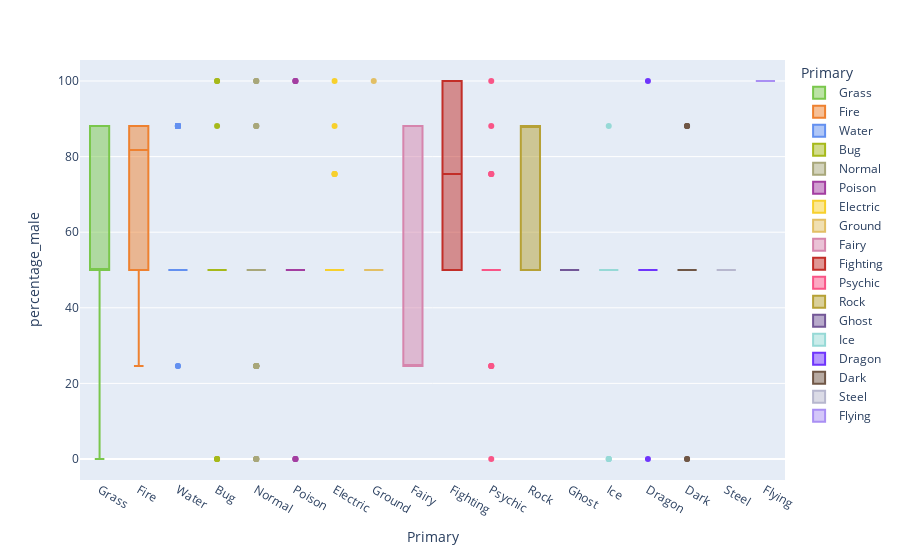

Here is the notebook cell this chart was saved with:
### Code cell
fig=px.box(pokemon, x="Primary", y="percentage_male",hover_name="Name",
       color="Primary", color_discrete_map=colours)

fig.show()
fig.write_html("EDAplots/pmbyprim-box.html",
               include_plotlyjs='cdn')

### Figure 1 — Plotly figure (JSON) as saved in the notebook; plotly's stock layout.template omitted (floating-point values rounded to 4 significant figures)
{"data": [{"alignmentgroup": "True", "hovertemplate": "<b>%{hovertext}</b><br><br>Primary=%{x}<br>percentage_male=%{y}<extra></extra>", "hovertext": ["Bulbasaur", "Ivysaur", "Venusaur", "Oddish", "Gloom", "Vileplume", "Bellsprout", "Weepinbell", "Victreebel", "Exeggcute", "Exeggutor", "Tangela", "Chikorita", "Bayleef", "Meganium", "Bellossom", "Hoppip", "Skiploom", "Jumpluff", "Sunkern", "Sunflora", "Treecko", "Grovyle", "Sceptile", "Seedot", "Nuzleaf", "Shiftry", "Shroomish", "Breloom", "Roselia", "Cacnea", "Cacturne", "Tropius", "Turtwig", "Grotle", "Torterra", "Budew", "Roserade", "Cherubi", "Cherrim", "Carnivine", "Snover", "Abomasnow", "Tangrowth", "Leafeon", "Shaymin", "Snivy", "Servine", "Serperior", "Pansage", "Simisage", "Cottonee", "Whimsicott", "Petilil", "Lilligant", "Maractus", "Foongus", "Amoonguss", "Ferroseed", "Ferrothorn", "Virizion"], "legendgroup": "Grass", "marker": {"color": "#7AC74C"}, "name": "Grass", "notched": false, "offsetgroup": "Grass", "orientation": "v", "showlegend": true, "type": "box", "x": ["Grass", "Grass", "Grass", "Grass", "Grass", "Grass", "Grass", "Grass", "Grass", "Grass", "Grass", "Grass", "Grass", "Grass", "Grass", "Grass", "Grass", "Grass", "Grass", "Grass", "Grass", "Grass", "Grass", "Grass", "Grass", "Grass", "Grass", "Grass", "Grass", "Grass", "Grass", "Grass", "Grass", "Grass", "Grass", "Grass", "Grass", "Grass", "Grass", "Grass", "Grass", "Grass", "Grass", "Grass", "Grass", "Grass", "Grass", "Grass", "Grass", "Grass", "Grass", "Grass", "Grass", "Grass", "Grass", "Grass", "Grass", "Grass", "Grass", "Grass", "Grass"], "x0": " ", "xaxis": "x", "y": [88.1, 88.1, 88.1, 50, 50, 50, 50, 50, 50, 50, 50, 50, 88.1, 88.1, 88.1, 50, 50, 50, 50, 50, 50, 88.1, 88.1, 88.1, 50, 50, 50, 50, 50, 50, 50, 50, 50, 88.1, 88.1, 88.1, 50, 50, 50, 50, 50, 50, 50, 50, 88.1, null, 88.1, 88.1, 88.1, 88.1, 88.1, 50, 50, 0, 0, 50, 50, 50, 50, 50, null], "y0": " ", "yaxis": "y"}, {"alignmentgroup": "True", "hovertemplate": "<b>%{hovertext}</b><br><br>Primary=%{x}<br>percentage_male=%{y}<extra></extra>", "hovertext": ["Charmander", "Charmeleon", "Charizard", "Vulpix", "Ninetales", "Growlithe", "Arcanine", "Ponyta", "Rapidash", "Magmar", "Flareon", "Moltres", "Cyndaquil", "Quilava", "Typhlosion", "Slugma", "Magcargo", "Magby", "Entei", "Ho-Oh", "Torchic", "Combusken", "Blaziken", "Numel", "Camerupt", "Torkoal", "Chimchar", "Monferno", "Infernape", "Magmortar", "Heatran", "Tepig", "Pignite", "Emboar", "Pansear", "Simisear", "Darumaka", "Darmanitan", "Heatmor"], "legendgroup": "Fire", "marker": {"color": "#EE8130"}, "name": "Fire", "notched": false, "offsetgroup": "Fire", "orientation": "v", "showlegend": true, "type": "box", "x": ["Fire", "Fire", "Fire", "Fire", "Fire", "Fire", "Fire", "Fire", "Fire", "Fire", "Fire", "Fire", "Fire", "Fire", "Fire", "Fire", "Fire", "Fire", "Fire", "Fire", "Fire", "Fire", "Fire", "Fire", "Fire", "Fire", "Fire", "Fire", "Fire", "Fire", "Fire", "Fire", "Fire", "Fire", "Fire", "Fire", "Fire", "Fire", "Fire"], "x0": " ", "xaxis": "x", "y": [88.1, 88.1, 88.1, 24.6, 24.6, 75.4, 75.4, 50, 50, 75.4, 88.1, null, 88.1, 88.1, 88.1, 50, 50, 75.4, null, null, 88.1, 88.1, 88.1, 50, 50, 50, 88.1, 88.1, 88.1, 75.4, 50, 88.1, 88.1, 88.1, 88.1, 88.1, 50, 50, 50], "y0": " ", "yaxis": "y"}, {"alignmentgroup": "True", "hovertemplate": "<b>%{hovertext}</b><br><br>Primary=%{x}<br>percentage_male=%{y}<extra></extra>", "hovertext": ["Squirtle", "Wartortle", "Blastoise", "Psyduck", "Golduck", "Poliwag", "Poliwhirl", "Poliwrath", "Tentacool", "Tentacruel", "Slowpoke", "Slowbro", "Seel", "Dewgong", "Shellder", "Cloyster", "Krabby", "Kingler", "Horsea", "Seadra", "Goldeen", "Seaking", "Staryu", "Starmie", "Magikarp", "Gyarados", "Lapras", "Vaporeon", "Totodile", "Croconaw", "Feraligatr", "Chinchou", "Lanturn", "Marill", "Azumarill", "Politoed", "Wooper", "Quagsire", "Slowking", "Qwilfish", "Corsola", "Remoraid", "Octillery", "Mantine", "Kingdra", "Suicune", "Mudkip", "Marshtomp", "Swampert", "Lotad", "Lombre", "Ludicolo", "Wingull", "Pelipper", "Carvanha", "Sharpedo", "Wailmer", "Wailord", "Barboach", "Whiscash", "Corphish", "Crawdaunt", "Feebas", "Milotic", "Clamperl", "Huntail", "Gorebyss", "Relicanth", "Luvdisc", "Kyogre", "Piplup", "Prinplup", "Empoleon", "Buizel", "Floatzel", "Shellos", "Gastrodon", "Finneon", "Lumineon", "Mantyke", "Palkia", "Phione", "Manaphy", "Oshawott", "Dewott", "Samurott", "Panpour", "Simipour", "Tympole", "Palpitoad", "Seismitoad", "Basculin", "Tirtouga", "Carracosta", "Ducklett", "Swanna", "Frillish", "Jellicent", "Alomomola", "Keldeo"], "legendgroup": "Water", "marker": {"color": "#6390F0"}, "name": "Water", "notched": false, "offsetgroup": "Water", "orientation": "v", "showlegend": true, "type": "box", "x": ["Water", "Water", "Water", "Water", "Water", "Water", "Water", "Water", "Water", "Water", "Water", "Water", "Water", "Water", "Water", "Water", "Water", "Water", "Water", "Water", "Water", "Water", "Water", "Water", "Water", "Water", "Water", "Water", "Water", "Water", "Water", "Water", "Water", "Water", "Water", "Water", "Water", "Water", "Water", "Water", "Water", "Water", "Water", "Water", "Water", "Water", "Water", "Water", "Water", "Water", "Water", "Water", "Water", "Water", "Water", "Water", "Water", "Water", "Water", "Water", "Water", "Water", "Water", "Water", "Water", "Water", "Water", "Water", "Water", "Water", "Water", "Water", "Water", "Water", "Water", "Water", "Water", "Water", "Water", "Water", "Water", "Water", "Water", "Water", "Water", "Water", "Water", "Water", "Water", "Water", "Water", "Water", "Water", "Water", "Water", "Water", "Water", "Water", "Water", "Water"], "x0": " ", "xaxis": "x", "y": [88.1, 88.1, 88.1, 50, 50, 50, 50, 50, 50, 50, 50, 50, 50, 50, 50, 50, 50, 50, 50, 50, 50, 50, null, null, 50, 50, 50, 88.1, 88.1, 88.1, 88.1, 50, 50, 50, 50, 50, 50, 50, 50, 50, 24.6, 50, 50, 50, 50, null, 88.1, 88.1, 88.1, 50, 50, 50, 50, 50, 50, 50, 50, 50, 50, 50, 50, 50, 50, 50, 50, 50, 50, 88.1, 24.6, null, 88.1, 88.1, 88.1, 50, 50, 50, 50, 50, 50, 50, null, null, null, 88.1, 88.1, 88.1, 88.1, 88.1, 50, 50, 50, 50, 88.1, 88.1, 50, 50, 50, 50, 50, null], "y0": " ", "yaxis": "y"}, {"alignmentgroup": "True", "hovertemplate": "<b>%{hovertext}</b><br><br>Primary=%{x}<br>percentage_male=%{y}<extra></extra>", "hovertext": ["Caterpie", "Metapod", "Butterfree", "Weedle", "Kakuna", "Beedrill", "Paras", "Parasect", "Venonat", "Venomoth", "Scyther", "Pinsir", "Ledyba", "Ledian", "Spinarak", "Ariados", "Yanma", "Pineco", "Forretress", "Scizor", "Shuckle", "Heracross", "Wurmple", "Silcoon", "Beautifly", "Cascoon", "Dustox", "Surskit", "Masquerain", "Nincada", "Ninjask", "Shedinja", "Volbeat", "Illumise", "Kricketot", "Kricketune", "Burmy", "Wormadam", "Mothim", "Combee", "Vespiquen", "Yanmega", "Sewaddle", "Swadloon", "Leavanny", "Venipede", "Whirlipede", "Scolipede", "Dwebble", "Crustle", "Karrablast", "Escavalier", "Joltik", "Galvantula", "Shelmet", "Accelgor", "Durant", "Larvesta", "Volcarona", "Genesect"], "legendgroup": "Bug", "marker": {"color": "#A6B91A"}, "name": "Bug", "notched": false, "offsetgroup": "Bug", "orientation": "v", "showlegend": true, "type": "box", "x": ["Bug", "Bug", "Bug", "Bug", "Bug", "Bug", "Bug", "Bug", "Bug", "Bug", "Bug", "Bug", "Bug", "Bug", "Bug", "Bug", "Bug", "Bug", "Bug", "Bug", "Bug", "Bug", "Bug", "Bug", "Bug", "Bug", "Bug", "Bug", "Bug", "Bug", "Bug", "Bug", "Bug", "Bug", "Bug", "Bug", "Bug", "Bug", "Bug", "Bug", "Bug", "Bug", "Bug", "Bug", "Bug", "Bug", "Bug", "Bug", "Bug", "Bug", "Bug", "Bug", "Bug", "Bug", "Bug", "Bug", "Bug", "Bug", "Bug", "Bug"], "x0": " ", "xaxis": "x", "y": [50, 50, 50, 50, 50, 50, 50, 50, 50, 50, 50, 50, 50, 50, 50, 50, 50, 50, 50, 50, 50, 50, 50, 50, 50, 50, 50, 50, 50, 50, 50, null, 100, 0, 50, 50, 50, 0, 100, 88.1, 0, 50, 50, 50, 50, 50, 50, 50, 50, 50, 50, 50, 50, 50, 50, 50, 50, 50, 50, null], "y0": " ", "yaxis": "y"}, {"alignmentgroup": "True", "hovertemplate": "<b>%{hovertext}</b><br><br>Primary=%{x}<br>percentage_male=%{y}<extra></extra>", "hovertext": ["Pidgey", "Pidgeotto", "Pidgeot", "Rattata", "Raticate", "Spearow", "Fearow", "Jigglypuff", "Wigglytuff", "Meowth", "Persian", "Farfetch'd", "Doduo", "Dodrio", "Lickitung", "Chansey", "Kangaskhan", "Tauros", "Ditto", "Eevee", "Porygon", "Snorlax", "Sentret", "Furret", "Hoothoot", "Noctowl", "Igglybuff", "Aipom", "Girafarig", "Dunsparce", "Teddiursa", "Ursaring", "Porygon2", "Stantler", "Smeargle", "Miltank", "Blissey", "Zigzagoon", "Linoone", "Taillow", "Swellow", "Slakoth", "Vigoroth", "Slaking", "Whismur", "Loudred", "Exploud", "Azurill", "Skitty", "Delcatty", "Spinda", "Swablu", "Zangoose", "Castform", "Kecleon", "Starly", "Staravia", "Staraptor", "Bidoof", "Bibarel", "Ambipom", "Buneary", "Lopunny", "Glameow", "Purugly", "Happiny", "Chatot", "Munchlax", "Lickilicky", "Porygon-Z", "Regigigas", "Arceus", "Patrat", "Watchog", "Lillipup", "Herdier", "Stoutland", "Pidove", "Tranquill", "Unfezant", "Audino", "Minccino", "Cinccino", "Deerling", "Sawsbuck", "Bouffalant", "Rufflet", "Braviary", "Meloetta"], "legendgroup": "Normal", "marker": {"color": "#A8A77A"}, "name": "Normal", "notched": false, "offsetgroup": "Normal", "orientation": "v", "showlegend": true, "type": "box", "x": ["Normal", "Normal", "Normal", "Normal", "Normal", "Normal", "Normal", "Normal", "Normal", "Normal", "Normal", "Normal", "Normal", "Normal", "Normal", "Normal", "Normal", "Normal", "Normal", "Normal", "Normal", "Normal", "Normal", "Normal", "Normal", "Normal", "Normal", "Normal", "Normal", "Normal", "Normal", "Normal", "Normal", "Normal", "Normal", "Normal", "Normal", "Normal", "Normal", "Normal", "Normal", "Normal", "Normal", "Normal", "Normal", "Normal", "Normal", "Normal", "Normal", "Normal", "Normal", "Normal", "Normal", "Normal", "Normal", "Normal", "Normal", "Normal", "Normal", "Normal", "Normal", "Normal", "Normal", "Normal", "Normal", "Normal", "Normal", "Normal", "Normal", "Normal", "Normal", "Normal", "Normal", "Normal", "Normal", "Normal", "Normal", "Normal", "Normal", "Normal", "Normal", "Normal", "Normal", "Normal", "Normal", "Normal", "Normal", "Normal", "Normal"], "x0": " ", "xaxis": "x", "y": [50, 50, 50, 50, 50, 50, 50, 24.6, 24.6, 50, 50, 50, 50, 50, 50, 0, 0, 100, null, 88.1, null, 88.1, 50, 50, 50, 50, 24.6, 50, 50, 50, 50, 50, null, 50, 50, 0, 0, 50, 50, 50, 50, 50, 50, 50, 50, 50, 50, 24.6, 24.6, 24.6, 50, 50, 50, 50, 50, 50, 50, 50, 50, 50, 50, 50, 50, 24.6, 24.6, 0, 50, 88.1, 50, null, null, null, 50, 50, 50, 50, 50, 50, 50, 50, 50, 24.6, 24.6, 50, 50, 50, 100, 100, null], "y0": " ", "yaxis": "y"}, {"alignmentgroup": "True", "hovertemplate": "<b>%{hovertext}</b><br><br>Primary=%{x}<br>percentage_male=%{y}<extra></extra>", "hovertext": ["Ekans", "Arbok", "Nidoran♀", "Nidorina", "Nidoqueen", "Nidoran♂", "Nidorino", "Nidoking", "Zubat", "Golbat", "Grimer", "Muk", "Koffing", "Weezing", "Crobat", "Gulpin", "Swalot", "Seviper", "Stunky", "Skuntank", "Skorupi", "Drapion", "Croagunk", "Toxicroak", "Trubbish", "Garbodor"], "legendgroup": "Poison", "marker": {"color": "#A33EA1"}, "name": "Poison", "notched": false, "offsetgroup": "Poison", "orientation": "v", "showlegend": true, "type": "box", "x": ["Poison", "Poison", "Poison", "Poison", "Poison", "Poison", "Poison", "Poison", "Poison", "Poison", "Poison", "Poison", "Poison", "Poison", "Poison", "Poison", "Poison", "Poison", "Poison", "Poison", "Poison", "Poison", "Poison", "Poison", "Poison", "Poison"], "x0": " ", "xaxis": "x", "y": [50, 50, 0, 0, 0, 100, 100, 100, 50, 50, 50, 50, 50, 50, 50, 50, 50, 50, 50, 50, 50, 50, 50, 50, 50, 50], "y0": " ", "yaxis": "y"}, {"alignmentgroup": "True", "hovertemplate": "<b>%{hovertext}</b><br><br>Primary=%{x}<br>percentage_male=%{y}<extra></extra>", "hovertext": ["Pikachu", "Raichu", "Magnemite", "Magneton", "Voltorb", "Electrode", "Electabuzz", "Jolteon", "Zapdos", "Pichu", "Mareep", "Flaaffy", "Ampharos", "Elekid", "Raikou", "Electrike", "Manectric", "Plusle", "Minun", "Shinx", "Luxio", "Luxray", "Pachirisu", "Magnezone", "Electivire", "Rotom", "Blitzle", "Zebstrika", "Emolga", "Tynamo", "Eelektrik", "Eelektross", "Thundurus"], "legendgroup": "Electric", "marker": {"color": "#F7D02C"}, "name": "Electric", "notched": false, "offsetgroup": "Electric", "orientation": "v", "showlegend": true, "type": "box", "x": ["Electric", "Electric", "Electric", "Electric", "Electric", "Electric", "Electric", "Electric", "Electric", "Electric", "Electric", "Electric", "Electric", "Electric", "Electric", "Electric", "Electric", "Electric", "Electric", "Electric", "Electric", "Electric", "Electric", "Electric", "Electric", "Electric", "Electric", "Electric", "Electric", "Electric", "Electric", "Electric", "Electric"], "x0": " ", "xaxis": "x", "y": [50, 50, null, null, null, null, 75.4, 88.1, null, 50, 50, 50, 50, 75.4, null, 50, 50, 50, 50, 50, 50, 50, 50, null, 75.4, null, 50, 50, 50, 50, 50, 50, 100], "y0": " ", "yaxis": "y"}, {"alignmentgroup": "True", "hovertemplate": "<b>%{hovertext}</b><br><br>Primary=%{x}<br>percentage_male=%{y}<extra></extra>", "hovertext": ["Sandshrew", "Sandslash", "Diglett", "Dugtrio", "Cubone", "Marowak", "Rhyhorn", "Rhydon", "Gligar", "Phanpy", "Donphan", "Trapinch", "Vibrava", "Flygon", "Baltoy", "Claydol", "Groudon", "Hippopotas", "Hippowdon", "Rhyperior", "Gliscor", "Drilbur", "Excadrill", "Sandile", "Krokorok", "Krookodile", "Stunfisk", "Golett", "Golurk", "Landorus"], "legendgroup": "Ground", "marker": {"color": "#E2BF65"}, "name": "Ground", "notched": false, "offsetgroup": "Ground", "orientation": "v", "showlegend": true, "type": "box", "x": ["Ground", "Ground", "Ground", "Ground", "Ground", "Ground", "Ground", "Ground", "Ground", "Ground", "Ground", "Ground", "Ground", "Ground", "Ground", "Ground", "Ground", "Ground", "Ground", "Ground", "Ground", "Ground", "Ground", "Ground", "Ground", "Ground", "Ground", "Ground", "Ground", "Ground"], "x0": " ", "xaxis": "x", "y": [50, 50, 50, 50, 50, 50, 50, 50, 50, 50, 50, 50, 50, 50, null, null, null, 50, 50, 50, 50, 50, 50, 50, 50, 50, 50, null, null, 100], "y0": " ", "yaxis": "y"}, {"alignmentgroup": "True", "hovertemplate": "<b>%{hovertext}</b><br><br>Primary=%{x}<br>percentage_male=%{y}<extra></extra>", "hovertext": ["Clefairy", "Clefable", "Cleffa", "Togepi", "Togetic", "Snubbull", "Granbull", "Togekiss"], "legendgroup": "Fairy", "marker": {"color": "#D685AD"}, "name": "Fairy", "notched": false, "offsetgroup": "Fairy", "orientation": "v", "showlegend": true, "type": "box", "x": ["Fairy", "Fairy", "Fairy", "Fairy", "Fairy", "Fairy", "Fairy", "Fairy"], "x0": " ", "xaxis": "x", "y": [24.6, 24.6, 24.6, 88.1, 88.1, 24.6, 24.6, 88.1], "y0": " ", "yaxis": "y"}, {"alignmentgroup": "True", "hovertemplate": "<b>%{hovertext}</b><br><br>Primary=%{x}<br>percentage_male=%{y}<extra></extra>", "hovertext": ["Mankey", "Primeape", "Machop", "Machoke", "Machamp", "Hitmonlee", "Hitmonchan", "Tyrogue", "Hitmontop", "Makuhita", "Hariyama", "Meditite", "Medicham", "Riolu", "Lucario", "Timburr", "Gurdurr", "Conkeldurr", "Throh", "Sawk", "Mienfoo", "Mienshao"], "legendgroup": "Fighting", "marker": {"color": "#C22E28"}, "name": "Fighting", "notched": false, "offsetgroup": "Fighting", "orientation": "v", "showlegend": true, "type": "box", "x": ["Fighting", "Fighting", "Fighting", "Fighting", "Fighting", "Fighting", "Fighting", "Fighting", "Fighting", "Fighting", "Fighting", "Fighting", "Fighting", "Fighting", "Fighting", "Fighting", "Fighting", "Fighting", "Fighting", "Fighting", "Fighting", "Fighting"], "x0": " ", "xaxis": "x", "y": [50, 50, 75.4, 75.4, 75.4, 100, 100, 100, 100, 75.4, 75.4, 50, 50, 88.1, 88.1, 75.4, 75.4, 75.4, 100, 100, 50, 50], "y0": " ", "yaxis": "y"}, {"alignmentgroup": "True", "hovertemplate": "<b>%{hovertext}</b><br><br>Primary=%{x}<br>percentage_male=%{y}<extra></extra>", "hovertext": ["Abra", "Kadabra", "Alakazam", "Drowzee", "Hypno", "Mr.", "Mewtwo", "Mew", "Natu", "Xatu", "Espeon", "Unown", "Wobbuffet", "Lugia", "Celebi", "Ralts", "Kirlia", "Gardevoir", "Spoink", "Grumpig", "Chimecho", "Wynaut", "Deoxys", "Chingling", "Mime", "Gallade", "Uxie", "Mesprit", "Azelf", "Cresselia", "Victini", "Munna", "Musharna", "Woobat", "Swoobat", "Sigilyph", "Gothita", "Gothorita", "Gothitelle", "Solosis", "Duosion", "Reuniclus", "Elgyem", "Beheeyem"], "legendgroup": "Psychic", "marker": {"color": "#F95587"}, "name": "Psychic", "notched": false, "offsetgroup": "Psychic", "orientation": "v", "showlegend": true, "type": "box", "x": ["Psychic", "Psychic", "Psychic", "Psychic", "Psychic", "Psychic", "Psychic", "Psychic", "Psychic", "Psychic", "Psychic", "Psychic", "Psychic", "Psychic", "Psychic", "Psychic", "Psychic", "Psychic", "Psychic", "Psychic", "Psychic", "Psychic", "Psychic", "Psychic", "Psychic", "Psychic", "Psychic", "Psychic", "Psychic", "Psychic", "Psychic", "Psychic", "Psychic", "Psychic", "Psychic", "Psychic", "Psychic", "Psychic", "Psychic", "Psychic", "Psychic", "Psychic", "Psychic", "Psychic"], "x0": " ", "xaxis": "x", "y": [75.4, 75.4, 75.4, 50, 50, 50, null, null, 50, 50, 88.1, null, 50, null, null, 50, 50, 50, 50, 50, 50, 50, null, 50, 50, 100, null, null, null, 0, null, 50, 50, 50, 50, 50, 24.6, 24.6, 24.6, 50, 50, 50, 50, 50], "y0": " ", "yaxis": "y"}, {"alignmentgroup": "True", "hovertemplate": "<b>%{hovertext}</b><br><br>Primary=%{x}<br>percentage_male=%{y}<extra></extra>", "hovertext": ["Geodude", "Graveler", "Golem", "Onix", "Omanyte", "Omastar", "Kabuto", "Kabutops", "Aerodactyl", "Sudowoodo", "Larvitar", "Pupitar", "Tyranitar", "Nosepass", "Lunatone", "Solrock", "Lileep", "Cradily", "Anorith", "Armaldo", "Regirock", "Cranidos", "Rampardos", "Shieldon", "Bastiodon", "Bonsly", "Probopass", "Roggenrola", "Boldore", "Gigalith", "Archen", "Archeops", "Terrakion"], "legendgroup": "Rock", "marker": {"color": "#B6A136"}, "name": "Rock", "notched": false, "offsetgroup": "Rock", "orientation": "v", "showlegend": true, "type": "box", "x": ["Rock", "Rock", "Rock", "Rock", "Rock", "Rock", "Rock", "Rock", "Rock", "Rock", "Rock", "Rock", "Rock", "Rock", "Rock", "Rock", "Rock", "Rock", "Rock", "Rock", "Rock", "Rock", "Rock", "Rock", "Rock", "Rock", "Rock", "Rock", "Rock", "Rock", "Rock", "Rock", "Rock"], "x0": " ", "xaxis": "x", "y": [50, 50, 50, 50, 88.1, 88.1, 88.1, 88.1, 88.1, 50, 50, 50, 50, 50, null, null, 88.1, 88.1, 88.1, 88.1, null, 88.1, 88.1, 88.1, 88.1, 50, 50, 50, 50, 50, 88.1, 88.1, null], "y0": " ", "yaxis": "y"}, {"alignmentgroup": "True", "hovertemplate": "<b>%{hovertext}</b><br><br>Primary=%{x}<br>percentage_male=%{y}<extra></extra>", "hovertext": ["Gastly", "Haunter", "Gengar", "Misdreavus", "Shuppet", "Banette", "Duskull", "Dusclops", "Drifloon", "Drifblim", "Mismagius", "Spiritomb", "Dusknoir", "Giratina", "Yamask", "Cofagrigus", "Litwick", "Lampent", "Chandelure"], "legendgroup": "Ghost", "marker": {"color": "#735797"}, "name": "Ghost", "notched": false, "offsetgroup": "Ghost", "orientation": "v", "showlegend": true, "type": "box", "x": ["Ghost", "Ghost", "Ghost", "Ghost", "Ghost", "Ghost", "Ghost", "Ghost", "Ghost", "Ghost", "Ghost", "Ghost", "Ghost", "Ghost", "Ghost", "Ghost", "Ghost", "Ghost", "Ghost"], "x0": " ", "xaxis": "x", "y": [50, 50, 50, 50, 50, 50, 50, 50, 50, 50, 50, 50, 50, null, 50, 50, 50, 50, 50], "y0": " ", "yaxis": "y"}, {"alignmentgroup": "True", "hovertemplate": "<b>%{hovertext}</b><br><br>Primary=%{x}<br>percentage_male=%{y}<extra></extra>", "hovertext": ["Jynx", "Articuno", "Swinub", "Piloswine", "Delibird", "Smoochum", "Snorunt", "Glalie", "Spheal", "Sealeo", "Walrein", "Regice", "Glaceon", "Mamoswine", "Froslass", "Vanillite", "Vanillish", "Vanilluxe", "Cubchoo", "Beartic", "Cryogonal"], "legendgroup": "Ice", "marker": {"color": "#96D9D6"}, "name": "Ice", "notched": false, "offsetgroup": "Ice", "orientation": "v", "showlegend": true, "type": "box", "x": ["Ice", "Ice", "Ice", "Ice", "Ice", "Ice", "Ice", "Ice", "Ice", "Ice", "Ice", "Ice", "Ice", "Ice", "Ice", "Ice", "Ice", "Ice", "Ice", "Ice", "Ice"], "x0": " ", "xaxis": "x", "y": [0, null, 50, 50, 50, 0, 50, 50, 50, 50, 50, null, 88.1, 50, 0, 50, 50, 50, 50, 50, null], "y0": " ", "yaxis": "y"}, {"alignmentgroup": "True", "hovertemplate": "<b>%{hovertext}</b><br><br>Primary=%{x}<br>percentage_male=%{y}<extra></extra>", "hovertext": ["Dratini", "Dragonair", "Dragonite", "Altaria", "Bagon", "Shelgon", "Salamence", "Latias", "Latios", "Rayquaza", "Gible", "Gabite", "Garchomp", "Axew", "Fraxure", "Haxorus", "Druddigon", "Reshiram", "Zekrom", "Kyurem"], "legendgroup": "Dragon", "marker": {"color": "#6F35FC"}, "name": "Dragon", "notched": false, "offsetgroup": "Dragon", "orientation": "v", "showlegend": true, "type": "box", "x": ["Dragon", "Dragon", "Dragon", "Dragon", "Dragon", "Dragon", "Dragon", "Dragon", "Dragon", "Dragon", "Dragon", "Dragon", "Dragon", "Dragon", "Dragon", "Dragon", "Dragon", "Dragon", "Dragon", "Dragon"], "x0": " ", "xaxis": "x", "y": [50, 50, 50, 50, 50, 50, 50, 0, 100, null, 50, 50, 50, 50, 50, 50, 50, null, null, null], "y0": " ", "yaxis": "y"}, {"alignmentgroup": "True", "hovertemplate": "<b>%{hovertext}</b><br><br>Primary=%{x}<br>percentage_male=%{y}<extra></extra>", "hovertext": ["Umbreon", "Murkrow", "Sneasel", "Houndour", "Houndoom", "Poochyena", "Mightyena", "Sableye", "Absol", "Honchkrow", "Weavile", "Darkrai", "Purrloin", "Liepard", "Scraggy", "Scrafty", "Zorua", "Zoroark", "Pawniard", "Bisharp", "Vullaby", "Mandibuzz", "Deino", "Zweilous", "Hydreigon"], "legendgroup": "Dark", "marker": {"color": "#705746"}, "name": "Dark", "notched": false, "offsetgroup": "Dark", "orientation": "v", "showlegend": true, "type": "box", "x": ["Dark", "Dark", "Dark", "Dark", "Dark", "Dark", "Dark", "Dark", "Dark", "Dark", "Dark", "Dark", "Dark", "Dark", "Dark", "Dark", "Dark", "Dark", "Dark", "Dark", "Dark", "Dark", "Dark", "Dark", "Dark"], "x0": " ", "xaxis": "x", "y": [88.1, 50, 50, 50, 50, 50, 50, 50, 50, 50, 50, null, 50, 50, 50, 50, 88.1, 88.1, 50, 50, 0, 0, 50, 50, 50], "y0": " ", "yaxis": "y"}, {"alignmentgroup": "True", "hovertemplate": "<b>%{hovertext}</b><br><br>Primary=%{x}<br>percentage_male=%{y}<extra></extra>", "hovertext": ["Steelix", "Skarmory", "Mawile", "Aron", "Lairon", "Aggron", "Beldum", "Metang", "Metagross", "Registeel", "Jirachi", "Bronzor", "Bronzong", "Dialga", "Klink", "Klang", "Klinklang", "Cobalion"], "legendgroup": "Steel", "marker": {"color": "#B7B7CE"}, "name": "Steel", "notched": false, "offsetgroup": "Steel", "orientation": "v", "showlegend": true, "type": "box", "x": ["Steel", "Steel", "Steel", "Steel", "Steel", "Steel", "Steel", "Steel", "Steel", "Steel", "Steel", "Steel", "Steel", "Steel", "Steel", "Steel", "Steel", "Steel"], "x0": " ", "xaxis": "x", "y": [50, 50, 50, 50, 50, 50, null, null, null, null, null, null, null, null, null, null, null, null], "y0": " ", "yaxis": "y"}, {"alignmentgroup": "True", "hovertemplate": "<b>%{hovertext}</b><br><br>Primary=%{x}<br>percentage_male=%{y}<extra></extra>", "hovertext": ["Tornadus"], "legendgroup": "Flying", "marker": {"color": "#A98FF3"}, "name": "Flying", "notched": false, "offsetgroup": "Flying", "orientation": "v", "showlegend": true, "type": "box", "x": ["Flying"], "x0": " ", "xaxis": "x", "y": [100], "y0": " ", "yaxis": "y"}], "layout": {"boxmode": "overlay", "legend": {"title": {"text": "Primary"}, "tracegroupgap": 0}, "margin": {"t": 60}, "xaxis": {"anchor": "y", "categoryarray": ["Grass", "Fire", "Water", "Bug", "Normal", "Poison", "Electric", "Ground", "Fairy", "Fighting", "Psychic", "Rock", "Ghost", "Ice", "Dragon", "Dark", "Steel", "Flying"], "categoryorder": "array", "domain": [0, 1], "title": {"text": "Primary"}}, "yaxis": {"anchor": "x", "domain": [0, 1], "title": {"text": "percentage_male"}}}}
